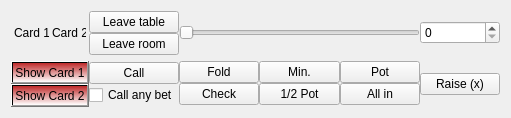
       <widget class="QWidget" name="gridLayoutWidget">
        <property name="geometry">
         <rect>
          <x>570</x>
          <y>530</y>
          <width>511</width>
          <height>106</height>
         </rect>
        </property>
        <layout class="QGridLayout" name="grlGbuttons">
         <property name="horizontalSpacing">
          <number>0</number>
         </property>
         <item row="0" column="2">
          <widget class="QSlider" name="slBetSize">
           <property name="orientation">
            <enum>Qt::Horizontal</enum>
           </property>
          </widget>
         </item>
         <item row="0" column="3">
          <widget class="QSpinBox" name="sbBetSize"/>
         </item>
         <item row="1" column="2">
          <layout class="QHBoxLayout" name="velGbetbtns">
           <item>
            <layout class="QVBoxLayout" name="velGfoldcheckbtns">
             <property name="spacing">
              <number>0</number>
             </property>
             <item>
              <widget class="QPushButton" name="btnFold">
               <property name="text">
                <string>Fold</string>
               </property>
              </widget>
             </item>
             <item>
              <widget class="QPushButton" name="btnCheck">
               <property name="text">
                <string>Check</string>
               </property>
              </widget>
             </item>
            </layout>
           </item>
           <item>
            <layout class="QVBoxLayout" name="velGminhalfpotbtns">
             <property name="spacing">
              <number>0</number>
             </property>
             <item>
              <widget class="QPushButton" name="btnBetMin">
               <property name="text">
                <string>Min.</string>
               </property>
              </widget>
             </item>
             <item>
              <widget class="QPushButton" name="btnBetHalfPot">
               <property name="text">
                <string>1/2 Pot</string>
               </property>
              </widget>
             </item>
            </layout>
           </item>
           <item>
            <layout class="QVBoxLayout" name="velGallinpotbtns">
             <property name="spacing">
              <number>0</number>
             </property>
             <item>
              <widget class="QPushButton" name="btnBetPot">
               <property name="text">
                <string>Pot</string>
               </property>
              </widget>
             </item>
             <item>
              <widget class="QPushButton" name="btnBetAllIn">
               <property name="text">
                <string>All in</string>
               </property>
              </widget>
             </item>
            </layout>
           </item>
          </layout>
         </item>
         <item row="1" column="1">
          <layout class="QVBoxLayout" name="velGcallbtns">
           <property name="spacing">
            <number>0</number>
           </property>
           <item>
            <widget class="QPushButton" name="btnCall">
             <property name="text">
              <string>Call</string>
             </property>
            </widget>
           </item>
           <item>
            <widget class="QCheckBox" name="cbCallAnyBet">
             <property name="text">
              <string>Call any bet</string>
             </property>
            </widget>
           </item>
          </layout>
         </item>
         <item row="0" column="1">
          <layout class="QVBoxLayout" name="velGleavebtns">
           <property name="spacing">
            <number>0</number>
           </property>
           <item>
            <widget class="QPushButton" name="btnLeaveTable">
             <property name="text">
              <string>Leave table</string>
             </property>
            </widget>
           </item>
           <item>
            <widget class="QPushButton" name="btnLeaveRoom">
             <property name="text">
              <string>Leave room</string>
             </property>
            </widget>
           </item>
          </layout>
         </item>
         <item row="1" column="0">
          <layout class="QVBoxLayout" name="velGshowcardbtns">
           <property name="spacing">
            <number>0</number>
           </property>
           <item>
            <widget class="QPushButton" name="btnShowCard1">
             <property name="styleSheet">
              <string notr="true">background-color: qlineargradient(spread:pad, x1:0, y1:0, x2:0, y2:1, stop:0 rgba(180, 0, 0, 210), stop:1 rgba(255, 255, 255, 255))</string>
             </property>
             <property name="text">
              <string>Show Card 1</string>
             </property>
            </widget>
           </item>
           <item>
            <widget class="QPushButton" name="btnShowCard2">
             <property name="styleSheet">
              <string notr="true">background-color: qlineargradient(spread:pad, x1:0, y1:0, x2:0, y2:1, stop:0 rgba(180, 0, 0, 210), stop:1 rgba(255, 255, 255, 255))</string>
             </property>
             <property name="text">
              <string>Show Card 2</string>
             </property>
            </widget>
           </item>
          </layout>
         </item>
         <item row="1" column="3">
          <widget class="QPushButton" name="btnBetRaise">
           <property name="text">
            <string>Raise (x)</string>
           </property>
          </widget>
         </item>
         <item row="0" column="0">
          <layout class="QHBoxLayout" name="holCardPreview">
           <item>
            <widget class="QLabel" name="lblCardPreview1">
             <property name="maximumSize">
              <size>
               <width>35</width>
               <height>46</height>
              </size>
             </property>
             <property name="text">
              <string>Card 1</string>
             </property>
            </widget>
           </item>
           <item>
            <widget class="QLabel" name="lblCardPreview2">
             <property name="maximumSize">
              <size>
               <width>34</width>
               <height>46</height>
              </size>
             </property>
             <property name="text">
              <string>Card 2</string>
             </property>
            </widget>
           </item>
          </layout>
         </item>
        </layout>
       </widget>
